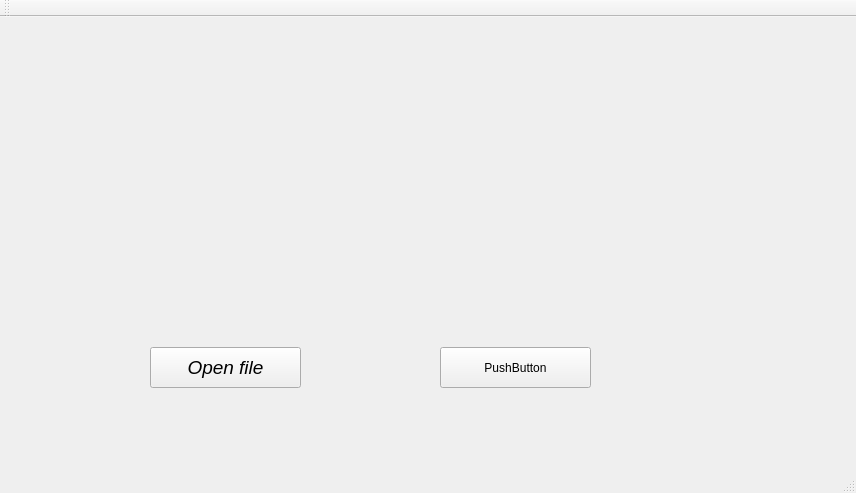
<?xml version="1.0" encoding="UTF-8"?>
<ui version="4.0">
 <class>MainWindow</class>
 <widget class="QMainWindow" name="MainWindow">
  <property name="geometry">
   <rect>
    <x>0</x>
    <y>0</y>
    <width>856</width>
    <height>493</height>
   </rect>
  </property>
  <property name="windowTitle">
   <string>MainWindow</string>
  </property>
  <widget class="QWidget" name="centralWidget">
   <widget class="QPushButton" name="pushButton">
    <property name="geometry">
     <rect>
      <x>150</x>
      <y>330</y>
      <width>151</width>
      <height>41</height>
     </rect>
    </property>
    <property name="font">
     <font>
      <pointsize>14</pointsize>
      <italic>true</italic>
     </font>
    </property>
    <property name="text">
     <string>Open file</string>
    </property>
   </widget>
   <widget class="QPushButton" name="pushButton_2">
    <property name="geometry">
     <rect>
      <x>440</x>
      <y>330</y>
      <width>151</width>
      <height>41</height>
     </rect>
    </property>
    <property name="text">
     <string>PushButton</string>
    </property>
   </widget>
  </widget>
  <widget class="QMenuBar" name="menuBar">
   <property name="geometry">
    <rect>
     <x>0</x>
     <y>0</y>
     <width>856</width>
     <height>19</height>
    </rect>
   </property>
  </widget>
  <widget class="QToolBar" name="mainToolBar">
   <attribute name="toolBarArea">
    <enum>TopToolBarArea</enum>
   </attribute>
   <attribute name="toolBarBreak">
    <bool>false</bool>
   </attribute>
  </widget>
  <widget class="QStatusBar" name="statusBar"/>
 </widget>
 <layoutdefault spacing="6" margin="11"/>
 <resources/>
 <connections/>
</ui>
